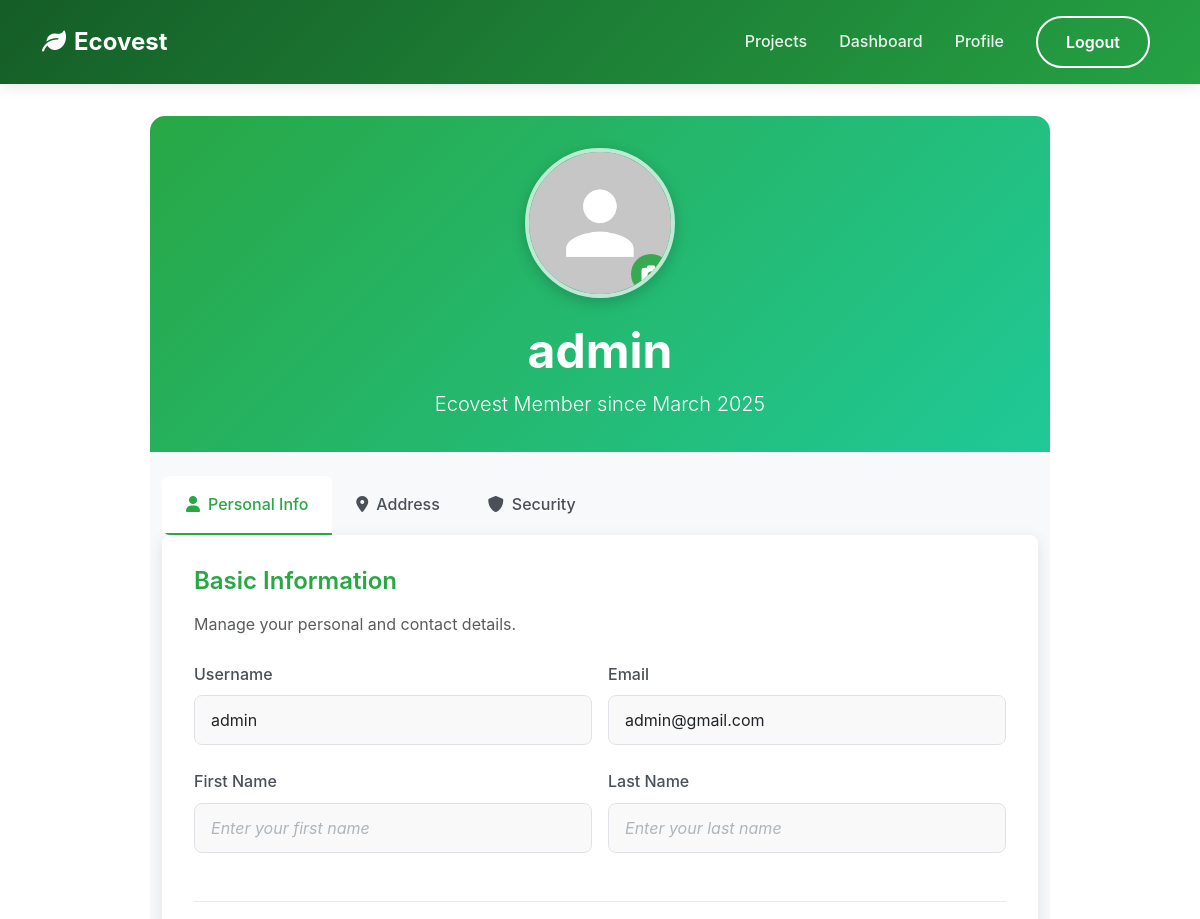
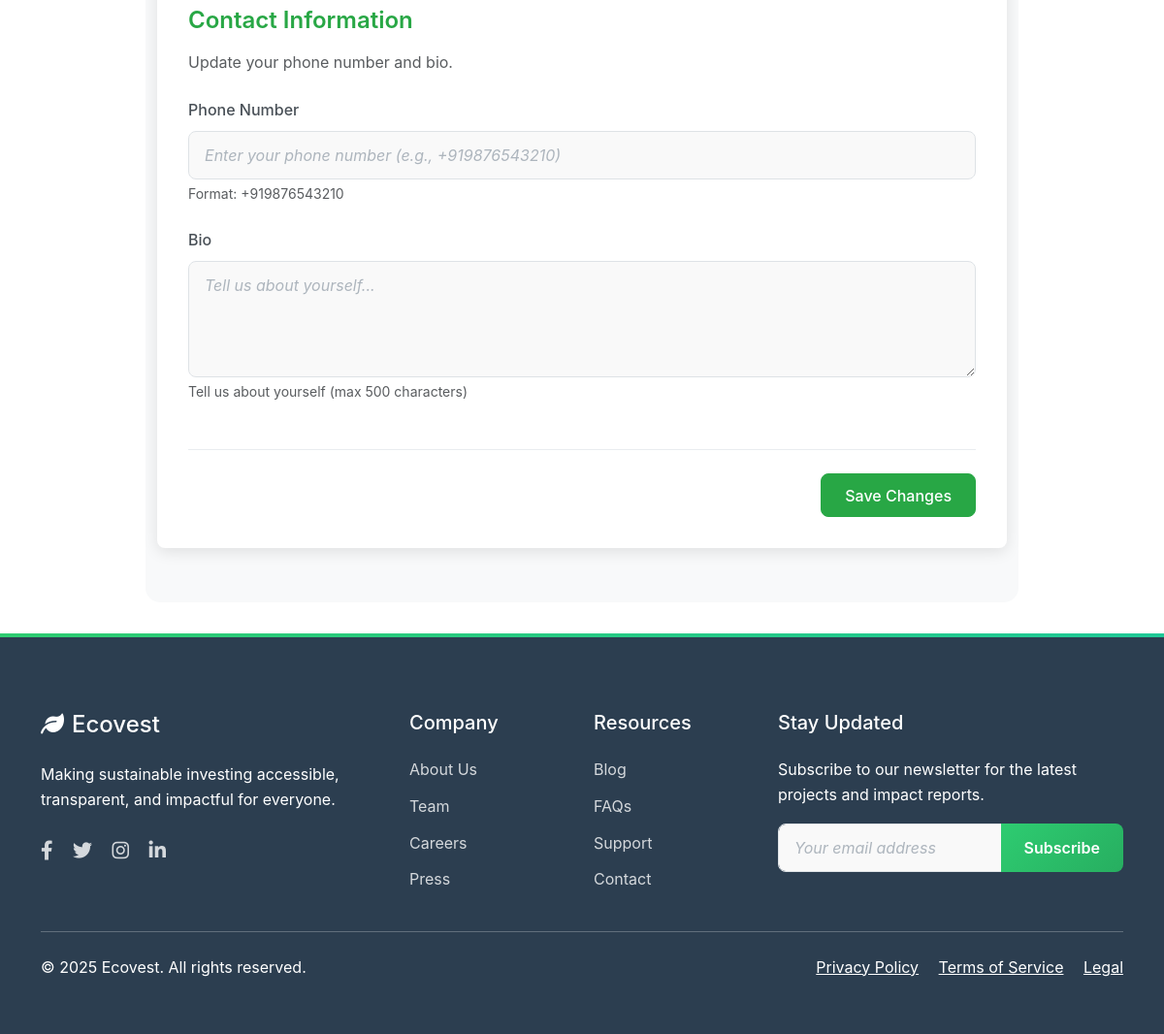
/users/profile/ (signed in), run on the app's committed database (2 pictures, top to bottom).
### users/models.py (models this page shows, shortened)
class CustomUser(AbstractUser):
    email = models.EmailField(_('email address'), unique=True)
    first_name = models.CharField(_('first name'), max_length=150, blank=True)
    last_name = models.CharField(_('last name'), max_length=150, blank=True)

### users/views.py (the view)
# urls.py: path('profile/', views.profile, name='profile'),
@login_required
def profile(request):
    profile, created = Profile.objects.get_or_create(user=request.user)
    if request.method == 'POST':
        if 'profile_image' in request.FILES:
            profile = request.user.profile
            profile.profile_image = request.FILES['profile_image']
            profile.save()
            messages.success(request, "Profile picture updated successfully")
            return redirect('profile')
        if 'old_password' in request.POST:
            password_form = PasswordChangeForm(request.user, request.POST)
            if password_form.is_valid():
                user = password_form.save()
                update_session_auth_hash(request, user)
                messages.success(request, 'Your password was successfully updated!')
                return redirect('profile')
            else:
                messages.error(request, 'Please correct the errors below.')
                user_form = UserUpdateForm(instance=request.user)
                profile_form = UserProfileForm(instance=profile)
                context = {
                    'user_form': user_form,
                    'profile_form': profile_form,
                    'password_form': password_form
                }
                return render(request, 'users/profile.html', context)
        user_form = UserUpdateForm(request.POST, instance=request.user)
        profile_form = UserProfileForm(request.POST, request.FILES, instance=profile)
        if user_form.is_valid() and profile_form.is_valid():
            user_form.save()
            profile_form.save()
            messages.success(request, 'Your profile was successfully updated!')
            return redirect('profile')
        else:
            messages.error(request, 'Please correct the errors below.')
    else:
        user_form = UserUpdateForm(instance=request.user)
        profile_form = UserProfileForm(instance=profile)
        password_form = PasswordChangeForm(request.user)
    context = {
        'user_form': user_form,
        'profile_form': profile_form,
        'password_form': password_form
    }
    return render(request, 'users/profile.html', context)

### users/forms.py
class UserUpdateForm(forms.ModelForm):
    class Meta:
        model = CustomUser
        fields = ('username', 'email', 'first_name', 'last_name')
        widgets = {
            'username': forms.TextInput(attrs={'placeholder': 'Enter your username'}),
            'email': forms.EmailInput(attrs={'placeholder': 'Enter your email'}),
            'first_name': forms.TextInput(attrs={'placeholder': 'Enter your first name'}),
            'last_name': forms.TextInput(attrs={'placeholder': 'Enter your last name'}),
        }

class UserProfileForm(forms.ModelForm):
    class Meta:
        model = Profile
        fields = (
            'profile_image', 'phone_number', 'address_line1', 'address_line2',
            'city', 'state', 'postal_code', 'country', 'bio'
        )
        widgets = {
            'phone_number': forms.TextInput(attrs={'placeholder': 'e.g., +919876543210'}),
            'address_line1': forms.TextInput(attrs={'placeholder': 'Street address'}),
            'address_line2': forms.TextInput(attrs={'placeholder': 'Apartment, suite, etc. (optional)'}),
            'city': forms.TextInput(attrs={'placeholder': 'City'}),
            'state': forms.TextInput(attrs={'placeholder': 'State/Province'}),
            'postal_code': forms.TextInput(attrs={'placeholder': 'Postal/ZIP Code'}),
            'country': forms.TextInput(attrs={'placeholder': 'Country'}),
            'bio': forms.Textarea(attrs={'placeholder': 'Tell us about yourself (max 500 characters)', 'rows': 4}),
        }

### users/templates/users/profile.html (shortened to what this page needs)
{% extends 'core/base.html' %}
{% load django_bootstrap5 %}
{% load static %}
{% block content %}
<div class="profile-container">
    <div class="profile-hero text-center">
        <div class="container">
            <div class="profile-image-container">
                {% if user.profile.profile_image %}
                    <img src="{{ user.profile.profile_image.url }}" class="profile-image" alt="Profile Image">
                {% else %}
                    <img src="{% static 'images/default_profile.png' %}" class="profile-image" alt="Default Profile Image">
                {% endif %}
                <label for="profile-image-input" class="profile-image-upload" title="Change profile picture">
                    <i class="fas fa-camera"></i>
                </label>
            </div>
            <h1 class="display-5 fw-bold mb-2">
                {% if user.first_name %}{{ user.first_name }} {{ user.last_name }}{% else %}{{ user.username }}{% endif %}
            </h1>
            <p class="lead mb-0">Ecovest Member since {{ user.date_joined|date:"F Y" }}</p>
        </div>
    </div>
    <div class="container py-4">
        <div class="tab-container">
            <ul class="nav nav-tabs profile-tabs" id="profileTabs" role="tablist">
                <li class="nav-item" role="presentation">
                    <button class="nav-link active" id="personal-tab" data-bs-toggle="tab" data-bs-target="#personal-tab-pane" type="button" role="tab" aria-controls="personal-tab-pane" aria-selected="true">
                        <i class="fas fa-user me-2"></i>Personal Info
                    </button>
                </li>
                <li class="nav-item" role="presentation">
                    <button class="nav-link" id="address-tab" data-bs-toggle="tab" data-bs-target="#address-tab-pane" type="button" role="tab" aria-controls="address-tab-pane" aria-selected="false">
                        <i class="fas fa-map-marker-alt me-2"></i>Address
                    </button>
                </li>
                <li class="nav-item" role="presentation">
                    <button class="nav-link" id="security-tab" data-bs-toggle="tab" data-bs-target="#security-tab-pane" type="button" role="tab" aria-controls="security-tab-pane" aria-selected="false">
                        <i class="fas fa-shield-alt me-2"></i>Security
                    </button>
                </li>
            </ul>
            <div class="profile-form">
                <div class="tab-content" id="profileTabsContent">
                    <div class="tab-pane fade show active" id="personal-tab-pane" role="tabpanel" aria-labelledby="personal-tab" tabindex="0">
                        <form method="post" enctype="multipart/form-data">
                            <div class="form-section">
                                <h4 class="form-section-title">Basic Information</h4>
                                <p class="text-muted mb-3">Manage your personal and contact details.</p>
                                <div class="row g-3">
                                    <div class="col-md-6 mb-3">
                                        <label for="{{ user_form.username.id_for_label }}" class="form-label">Username</label>
                                        <input type="text" name="username" value="{{ user_form.username.value|default:'' }}" class="form-control" id="{{ user_form.username.id_for_label }}" placeholder="Enter your username">
                                    </div>
                                    <div class="col-md-6 mb-3">
                                        <label for="{{ user_form.email.id_for_label }}" class="form-label">Email</label>
                                        <input type="email" name="email" value="{{ user_form.email.value|default:'' }}" class="form-control" id="{{ user_form.email.id_for_label }}" placeholder="Enter your email address">
                                    </div>
                                </div>
                                <div class="row g-3">
                                    <div class="col-md-6 mb-3">
                                        <label for="{{ user_form.first_name.id_for_label }}" class="form-label">First Name</label>
                                        <input type="text" name="first_name" value="{{ user_form.first_name.value|default:'' }}" class="form-control" id="{{ user_form.first_name.id_for_label }}" placeholder="Enter your first name">
                                    </div>
                                    <div class="col-md-6 mb-3">
                                        <label for="{{ user_form.last_name.id_for_label }}" class="form-label">Last Name</label>
                                        <input type="text" name="last_name" value="{{ user_form.last_name.value|default:'' }}" class="form-control" id="{{ user_form.last_name.id_for_label }}" placeholder="Enter your last name">
                                    </div>
                                </div>
                            </div>
                            <div class="form-section">
                                <h4 class="form-section-title">Contact Information</h4>
                                <p class="text-muted mb-3">Update your phone number and bio.</p>
                                <div class="mb-3">
                                    <label for="{{ profile_form.phone_number.id_for_label }}" class="form-label">Phone Number</label>
                                    <input type="tel" name="phone_number" value="{{ profile_form.phone_number.value|default:'' }}" class="form-control" id="{{ profile_form.phone_number.id_for_label }}" placeholder="Enter your phone number (e.g., +919876543210)">
                                    <div class="form-text text-muted">Format: +919876543210</div>
                                </div>
                                <div class="mb-3">
                                    <label for="{{ profile_form.bio.id_for_label }}" class="form-label">Bio</label>
                                    <textarea name="bio" class="form-control" id="{{ profile_form.bio.id_for_label }}" placeholder="Tell us about yourself...">{{ profile_form.bio.value|default:'' }}</textarea>
                                    <div class="form-text text-muted">Tell us about yourself (max 500 characters)</div>
                                </div>
                            </div>
                            <div class="text-end mt-4">
                                <button type="submit" class="btn btn-success submit-btn">Save Changes</button>
                            </div>
                        </form>
                    </div>
                </div>
            </div>
        </div>
    </div>
</div>
{% endblock %}

### static/css/style.css (style rules this page uses)
:root { --primary-color: #2ecc71; --primary-dark: #27ae60; --secondary-color: #20c997; --accent-color: #F0F8FF; --dark-color: #2c3e50; --light-color: #f8f9fa; --transition-cubic: cubic-bezier(0.4, 0, 0.2, 1); }
body { font-family: 'Poppins', 'Inter', 'Segoe UI', system-ui, -apple-system, sans-serif; color: var(--dark-color); line-height: 1.6; }
.btn { padding: 0.75rem 1.5rem; font-weight: 600; border-radius: 8px; transition: all 0.3s var(--transition-cubic); }
.form-control, .form-select { border-radius: 8px; padding: 0.75rem 1rem; border: 1px solid rgba(0,0,0,0.1); transition: all 0.3s ease; }

### users/templates/users/profile.html (style rules this page uses)
.profile-container { background-color: #f8f9fa; border-radius: 15px; max-width: 900px; margin: 2rem auto; }
.profile-hero { background: linear-gradient(135deg, #28a745 0%, #20c997 100%); color: white; padding: 2rem 0; border-radius: 15px 15px 0 0; }
.profile-image-container { position: relative; width: 150px; height: 150px; margin: 0 auto 1.5rem; border-radius: 50%; overflow: hidden; border: 4px solid rgba(255, 255, 255, 0.7); box-shadow: 0 4px 15px rgba(0, 0, 0, 0.2); }
.profile-image { width: 100%; height: 100%; object-fit: cover; }
.profile-form { background: white; border-radius: 8px; padding: 2rem; box-shadow: 0 4px 15px rgba(0, 0, 0, 0.1); margin-bottom: 2rem; }
.form-section { border-bottom: 1px solid #e9ecef; padding-bottom: 1.5rem; margin-bottom: 1.5rem; }
.form-section-title { color: #28a745; font-weight: 600; margin-bottom: 1rem; }
.submit-btn { background-color: #28a745; border-color: #28a745; padding: 0.6rem 1.5rem; font-weight: 500; transition: all 0.3s ease; }
.profile-image-upload { position: absolute; bottom: 0; right: 0; background-color: rgba(40, 167, 69, 0.9); width: 40px; height: 40px; border-radius: 50%; display: flex; align-items: center; justify-content: center; cursor: pointer; transition: all 0.3s ease; }
.profile-image-upload i { color: white; font-size: 1.2rem; }
.profile-tabs { border-radius: 8px; overflow: hidden; border: none; }
.profile-tabs .nav-link { border: none; color: #495057; font-weight: 500; padding: 1rem 1.5rem; position: relative; }
.profile-tabs .nav-link.active { color: #28a745; background-color: white; border-bottom: 3px solid #28a745; }
.tab-container { margin-bottom: 2rem; }
.form-control { border-radius: 0.5rem; padding: 0.75rem 1rem; border: 1px solid #dee2e6; height: calc(3rem + 2px); font-size: 1rem; width: 100%; transition: border-color 0.15s ease-in-out, box-shadow 0.15s ease-in-out; background-color: #f9f9f9; }
.form-control::placeholder { color: #adb5bd; font-style: italic; }
textarea.form-control { height: auto; min-height: 120px; }
.col-md-6.mb-3, .mb-3 { margin-bottom: 1.5rem !important; }
.form-label { display: block; margin-bottom: 0.5rem; font-weight: 500; color: #495057; }
.form-text { margin-top: 0.25rem; font-size: 0.875em; color: #6c757d; }
.col-md-6.mb-3 .form-label { display: block; }

### data on the page
CustomUser: username "admin", date_joined "March 2025", email "admin@gmail.com"
